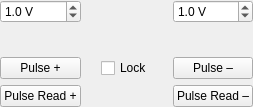
<?xml version="1.0" encoding="UTF-8"?>
<ui version="4.0">
 <class>PulseOpsWidget</class>
 <widget class="QWidget" name="PulseOpsWidget">
  <property name="geometry">
   <rect>
    <x>0</x>
    <y>0</y>
    <width>253</width>
    <height>107</height>
   </rect>
  </property>
  <property name="windowTitle">
   <string>Form</string>
  </property>
  <layout class="QGridLayout" name="gridLayout" columnstretch="1,1,1">
   <property name="leftMargin">
    <number>0</number>
   </property>
   <property name="topMargin">
    <number>0</number>
   </property>
   <property name="rightMargin">
    <number>0</number>
   </property>
   <property name="bottomMargin">
    <number>0</number>
   </property>
   <item row="0" column="0">
    <widget class="QDoubleSpinBox" name="positivePulseSpinBox">
     <property name="suffix">
      <string> V</string>
     </property>
     <property name="decimals">
      <number>1</number>
     </property>
     <property name="maximum">
      <double>10.000000000000000</double>
     </property>
     <property name="singleStep">
      <double>0.100000000000000</double>
     </property>
     <property name="value">
      <double>1.000000000000000</double>
     </property>
    </widget>
   </item>
   <item row="0" column="2">
    <widget class="QDoubleSpinBox" name="negativePulseSpinBox">
     <property name="suffix">
      <string> V</string>
     </property>
     <property name="decimals">
      <number>1</number>
     </property>
     <property name="maximum">
      <double>10.000000000000000</double>
     </property>
     <property name="singleStep">
      <double>0.100000000000000</double>
     </property>
     <property name="value">
      <double>1.000000000000000</double>
     </property>
    </widget>
   </item>
   <item row="1" column="0">
    <widget class="DurationWidget" name="positiveDurationWidget" native="true"/>
   </item>
   <item row="1" column="2">
    <widget class="DurationWidget" name="negativeDurationWidget" native="true"/>
   </item>
   <item row="2" column="0">
    <widget class="QPushButton" name="posPulseButton">
     <property name="text">
      <string>Pulse +</string>
     </property>
    </widget>
   </item>
   <item row="2" column="2">
    <widget class="QPushButton" name="negPulseButton">
     <property name="text">
      <string>Pulse –</string>
     </property>
    </widget>
   </item>
   <item row="3" column="0">
    <widget class="QPushButton" name="posPulseReadButton">
     <property name="text">
      <string>Pulse Read +</string>
     </property>
    </widget>
   </item>
   <item row="3" column="2">
    <widget class="QPushButton" name="negPulseReadButton">
     <property name="text">
      <string>Pulse Read –</string>
     </property>
    </widget>
   </item>
   <item row="2" column="1">
    <layout class="QHBoxLayout" name="horizontalLayout_2">
     <item>
      <spacer name="horizontalSpacer_3">
       <property name="orientation">
        <enum>Qt::Horizontal</enum>
       </property>
       <property name="sizeHint" stdset="0">
        <size>
         <width>0</width>
         <height>20</height>
        </size>
       </property>
      </spacer>
     </item>
     <item>
      <widget class="QCheckBox" name="lockPulseCheckBox">
       <property name="text">
        <string>Lock</string>
       </property>
      </widget>
     </item>
     <item>
      <spacer name="horizontalSpacer_4">
       <property name="orientation">
        <enum>Qt::Horizontal</enum>
       </property>
       <property name="sizeHint" stdset="0">
        <size>
         <width>0</width>
         <height>20</height>
        </size>
       </property>
      </spacer>
     </item>
    </layout>
   </item>
  </layout>
 </widget>
 <customwidgets>
  <customwidget>
   <class>DurationWidget</class>
   <extends>QWidget</extends>
   <header>arc2control.widgets.duration_widget</header>
   <container>1</container>
  </customwidget>
 </customwidgets>
 <resources/>
 <connections/>
</ui>
